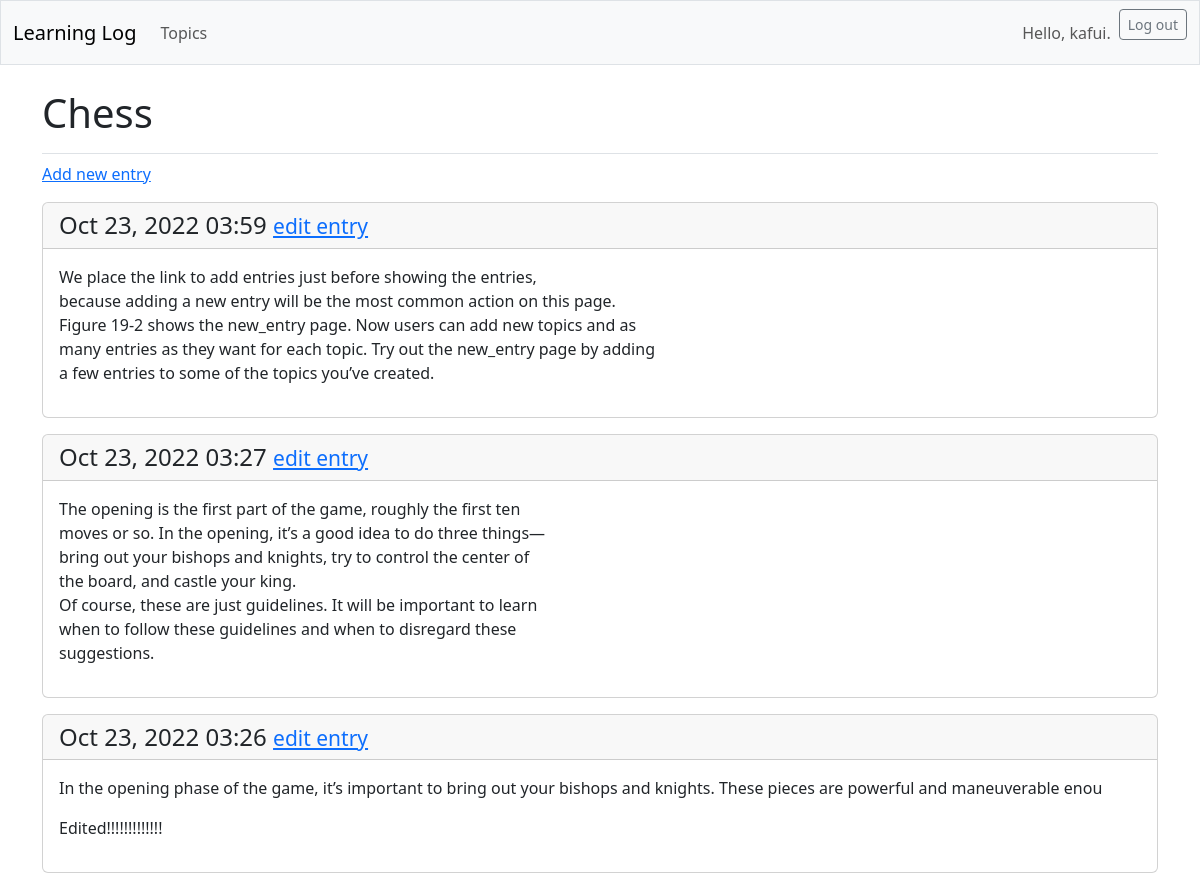
The page /topics/1/ (signed in) on the database its author committed.
### learning_logs/models.py (models this page shows, shortened)
class Topic(models.Model):
    text = models.CharField(max_length=200)
    date_added = models.DateTimeField(auto_now_add=True)
    owner = models.ForeignKey(User, on_delete=models.CASCADE)

class Entry(models.Model):
    topic = models.ForeignKey(Topic, on_delete=models.CASCADE)
    text = models.TextField()
    date_added = models.DateTimeField(auto_now_add=True)
    class Meta:
        verbose_name_plural = "entries"

### learning_logs/views.py (the view)
# urls.py: path("topics/<int:topic_id>/", views.topic, name="topic"),
@login_required
def topic(request, topic_id):
    topic = Topic.objects.get(id=topic_id)
    if topic.owner != request.user:
        raise Http404
    entries = topic.entry_set.order_by("-date_added")
    context = {"topic": topic, "entries": entries}
    return render(request, "topic.html", context)

### templates/topic.html
{% extends 'base.html' %}
 {% block page_header %}
<h1>{{ topic.text }}</h1>
{% endblock page_header %}
{% block content %} <p> <a href="{% url 'learning_logs:new_entry' topic.id %}">Add new entry</a> </p> {% for entry in entries %} <div class="card mb-3">
    <h4 class="card-header"> {{ entry.date_added|date:'M d, Y H:i' }}
   <small><a href="{% url 'learning_logs:edit_entry' entry.id %}"> edit entry</a></small> </h4>
    <div class="card-body">{{ entry.text|linebreaks }}</div> </div> {% empty %} <p>There are no entries for this topic yet.</p> {% endfor %}{% endblock content %}

### templates/base.html (shortened to what this page needs)
<doctype html>
 <html lang="en">
 <head>
 {% load django_bootstrap5 %}
{% bootstrap_css %}
</head>
<body>
   <nav class="navbar navbar-expand-md navbar-light bg-light mb-4 border">
  <div class="container-fluid">
   <a class="navbar-brand" href="{% url 'learning_logs:index' %}">
  Learning Log</a>
   <div class="collapse navbar-collapse" id="navbarCollapse">
   <ul class="navbar-nav me-auto mb-2 mb-md-0">
   <li class="nav-item">
   <a class="nav-link" href="{% url 'learning_logs:topics' %}">
  Topics</a></li>
  </ul>
  <ul class="navbar-nav ms-auto mb-2 mb-md-0">
     {% if user.is_authenticated %}
    <li class="nav-item">
     <span class="navbar-text me-2">Hello, {{ user.username }}.
    </span></li>
    {% endif %}
    </ul>
  {% if user.is_authenticated %}
<form action="{% url 'accounts:logout' %}" method='post'>
 <button name='submit' class='btn btn-outline-secondary btn-sm'>
Log out</button>
</form>
{% endif %}
  </div>
  </div>
  </nav>
  <main class="container">
    <div class="pb-2 mb-2 border-bottom">
    {% block page_header %}{% endblock page_header %}
    </div>
    <div>
      {% block content %}{% endblock content %}
      </div>
      </main>
</body>
</html>

### rows shown on the page
Topic: text "Chess"
Entry: date_added "Oct 23, 2022 03:59", text "We place the link to add entries just before showing the entries, because adding a new entry will be the most common action on this page. Figure 19-2 shows the new_entry page. Now users can add new topics and as many entries as they want for each topic. Try out the new_entry page by adding a few entries to some of the topics you’ve created."
Entry: date_added "Oct 23, 2022 03:27", text "The opening is the first part of the game, roughly the first ten moves or so. In the opening, it’s a good idea to do three things— bring out your bishops and knights, try to control the center of the board, and castle your king. Of course, these are just guidelines. It will be important to learn when to follow these guidelines and when to disregard these suggestions."
Entry: date_added "Oct 23, 2022 03:26", text "In the opening phase of the game, it’s important to bring out your bishops and knights. These pieces are powerful and maneuverable enou Edited!!!!!!!!!!!!!"

### other values the page prints
{{ user.username }} "kafui"
